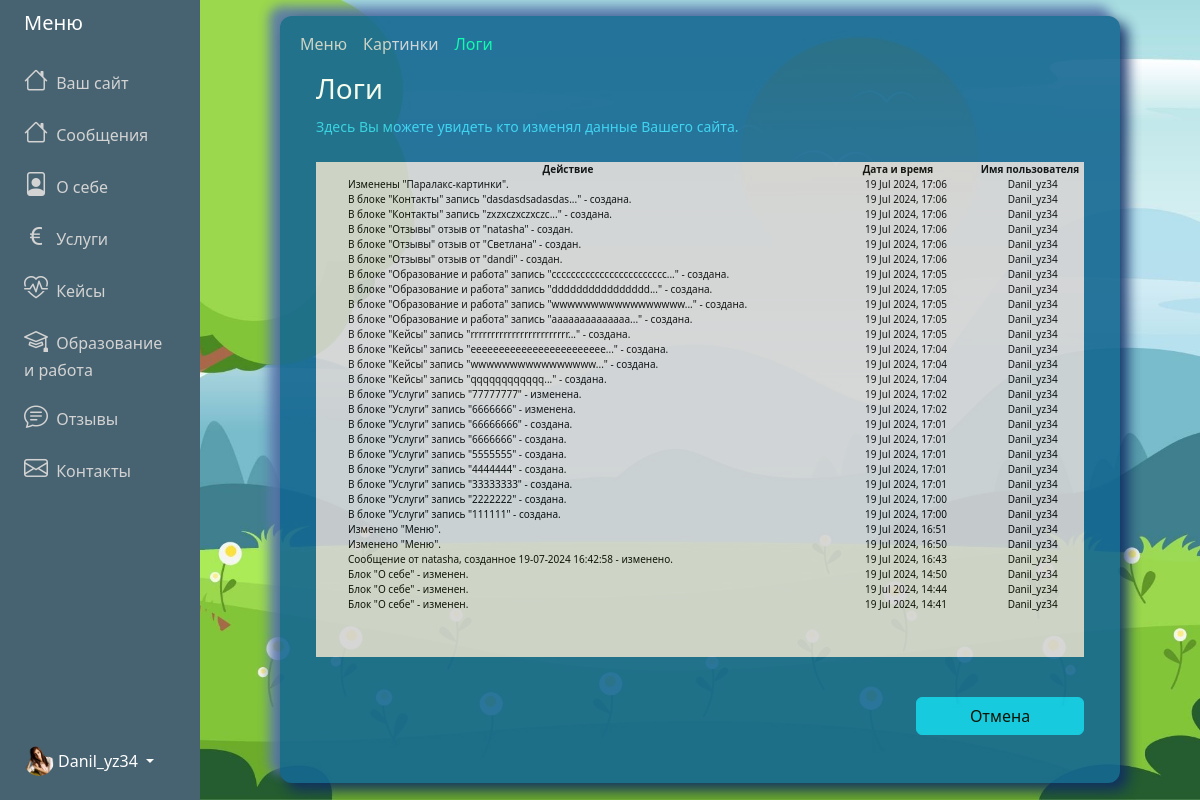
/adminPanel/settings/logs/ (signed in), run on the app's committed database.
### adminPanel/models.py (models this page shows, shortened)
class Menu (models.Model):
    user = models.OneToOneField(User, on_delete=models.CASCADE)
    messages = models.CharField('Сообщения', max_length=100, default="Сообщения")
    about = models.CharField('О себе', max_length=100, default="О себе")
    services = models.CharField('Услуги', max_length=100, default="Услуги")
    cases = models.CharField('Кейсы', max_length=100, default="Кейсы")
    ed_and_work = models.CharField('Образование и работа', max_length=100, default="Образование и работа")
    feedbacks = models.CharField('Отзывы', max_length=100, default="Отзывы")
    contacts = models.CharField('Контакты', max_length=100, default="Контакты")

class About(models.Model):
    user = models.OneToOneField(User, on_delete=models.CASCADE)
    profession = models.CharField(max_length=200)
    slogan = models.TextField(null=True, blank=True)
    main_foto = models.ImageField(
        default="avatar.jpg",
        upload_to="About_main_foto"
    )

class LogMessage(models.Model):
    username = models.CharField('Пользователь', max_length=200, null=True, blank=True)
    text = models.TextField('Лог', null=True, blank=True)
    created_at = models.DateTimeField(auto_now_add=True)

### adminPanel/views.py (the view)
# urls.py: path('adminPanel/settings/logs/', LogsView.as_view(), name="settings-logs"),
class  LogsView(LoginRequiredMixin,ListView):
    model = LogMessage
    template_name = "adminPanel/settings-logs.html"
    context_object_name = "posts"
    def get_queryset(self):
        if self.request.user.is_superuser:
            return LogMessage.objects.all().order_by('-created_at')
        else:
            return LogMessage.objects.filter(username=self.request.user).order_by('-created_at')
    def get_context_data(self, **kwargs):
        context = super().get_context_data(**kwargs)
        context['title'] = 'Логи'
        context['active'] = 'settings-logs'
        context['menu'] = request_menu(self.request)
        return context

### adminPanel/views.py (called while the page is built)
def request_menu(request):
    user_id = request.user.id  # Получаем id текущего пользователя
    menu = Menu.objects.filter(user_id=user_id).first()  # Используем user_id для фильтрации
    return menu

### adminPanel/templates/adminPanel/settings-logs.html (shortened to what this page needs)
{% extends "adminPanel/base.html" %}
{% block content %}
<div class="container">
    <div id="innerPage">
        {% include 'adminPanel/includes/nav.html' %}
        <div class="row align-items-right justify-content-center">
            <div class="col-12 text-white px-5">
                <div class="lead">
                    <h3>Логи</h3>
                    <p class="fs-6 mb-4">
                        <small class="label-color">Здесь Вы можете увидеть кто изменял данные Вашего сайта.</small>
                    </p>
                </div>
            </div>
        </div>
        <div class="row align-items-start justify-content-center">
            <div class="col-sm-12 col-xs-12 px-5">
                <div class="logs title">
                    <div class="row">
                        <div class="col-8">Действие</div>
                        <div class="col-2">Дата и время</div>
                        <div class="col-2">Имя пользователя</div>
                    </div>
                </div>
                <ol class="logs list">
                    {% for post in posts %}
                    <li>
                        <div class="row">
                            <div class="col-8">{{post.text}}</div>
                            <div class="col-2 text-center">{{post.created_at|date:"d M Y, H:i"}}</div>
                            <div class="col-2 text-center">{{post.username}}</div>
                        </div>
                        {% endfor %}
                </ol>
            </div>
        </div>
        <div class="row align-items-center justify-content-center">
            <div class="col-sm-6 col-xs-12 text-white px-5 pt-5">
            </div>
            <div class="col-sm-6 col-xs-12 d-sm-block  px-5 pb-5">
                <div class="d-grid gap-2 d-md-flex justify-content-md-end">
                    <a href="{% url 'about' %}" class="btn btn-info mt-4 w-50">Отмена</a>
                </div>
            </div>
        </div>
    </div>
</div>
{% endblock content %}

### adminPanel/templates/adminPanel/base.html (shortened to what this page needs)
{% load static %}
<!DOCTYPE html>
<html lang="en">
<head>
    <link href="https://cdn.jsdelivr.net/npm/bootstrap@5.3.3/dist/css/bootstrap.min.css" rel="stylesheet"
>
    <link rel="stylesheet"
        href="https://cdnjs.cloudflare.com/ajax/libs/bootstrap-icons/1.8.1/font/bootstrap-icons.min.css">
    <link rel="stylesheet" href="{% static 'css/styles.css'%}">
</head>
<body class="admin-panel-body">
    <div class="container-fluid">
        <div class="row flex-nowrap">
            <div class="col-auto col-md-3 col-xl-2 px-sm-2 px-0 custom-menu">
                <div
                    class="d-flex flex-column align-items-center align-items-sm-start px-3 pt-2 text-white min-vh-100 custom-menu-fixed">
                    <a href="/"
                        class="d-flex align-items-center pb-3 mb-md-0 me-md-auto text-white text-decoration-none">
                        <span class="fs-5 d-none d-sm-inline">Меню</span>
                    </a>
                    <ul class="nav text-light flex-column mb-sm-auto mb-0 align-items-center align-items-sm-start"
                        id="menu">
                        <li>
                            <a href="{% url 'site' username=request.user.username %}"
                                class="nav-link align-middle px-0 admin-menu-text {%if active == 'home' %} active {% endif %}">
                                <i class="fs-4 bi-house"></i> <span class="ms-1 d-none d-sm-inline">Ваш сайт</span>
                            </a>
                        </li>
                        <li>
                            <a href="{% url 'messages' %}"
                                class="nav-link align-middle px-0 admin-menu-text {%if active == 'messages' %} active {% endif %}">
                                <i class="fs-4 bi-house"></i> <span class="ms-1 d-none d-sm-inline">
                                    {% if menu.messages %} {{ menu.messages }} {% else %}Сообщения {% endif %}</span>
                            </a>
                        </li>
                        <li>
                            <a href="{% url 'about' %}"
                                class="nav-link align-middle px-0 admin-menu-text {%if active == 'about' %} active {% endif %}">
                                <i class="fs-4 bi-file-person"></i> <span class="ms-1 d-none d-sm-inline">
                                    {% if menu.about %} {{ menu.about }} {% else %} О себе {% endif %}</span>
                            </a>
                        </li>
                        <li>
                            <a href="{% url 'services' %}"
                                class="nav-link px-0 align-middle admin-menu-text {%if active == 'services' %} active {% endif %}">
                                <i class="fs-4 bi-currency-euro"></i> <span class="ms-1 d-none d-sm-inline">
                                    {% if menu.services %} {{ menu.services }} {% else %} Услуги {% endif %}</span></a>
                        </li>
                        <li>
                            <a href="{% url 'cases' %}"
                                class="nav-link px-0 align-middle admin-menu-text {%if active == 'cases' %} active {% endif %}">
                                <i class="fs-4 bi-heart-pulse"></i> <span class="ms-1 d-none d-sm-inline">
                                    {% if menu.cases %} {{ menu.cases }} {% else %} Кейсы {% endif %}</span></a>
                        </li>
                        <li>
                            <a href="{% url 'ed-and-work' %}"
                                class="nav-link px-0 align-middl admin-menu-text {%if active == 'ed_and_work' %} active {% endif %}">
                                <i class="fs-4 bi-mortarboard"></i>
                                <span class="ms-1 d-none d-sm-inline">
                                    {% if menu.ed_and_work %}
                                    {{ menu.ed_and_work }}
                                    {% else %}
                                    Образование и работа
                                    {% endif %}
                                </span>
                            </a>
                        </li>
                        <li>
                            <a href="{% url 'feedbacks' %}"
                                class="nav-link px-0 align-middle admin-menu-text {%if active == 'feedbacks' %} active {% endif %}">
                                <i class="fs-4 bi-chat-text"></i> <span class="ms-1 d-none d-sm-inline">
                                    {% if menu.feedbacks %}
                                    {{ menu.feedbacks }}
                                    {% else %}
                                    Отзывы
                                    {% endif %}
                                </span>
                            </a>
                        </li>
                        <li>
                            <a href="{% url 'contacts' %}"
                                class="nav-link px-0 align-middle admin-menu-text {%if active == 'contacts' %} active {% endif %}">
                                <i class="fs-4 bi-envelope"></i> <span class="ms-1 d-none d-sm-inline">
                                    {% if menu.contacts %}
                                    {{ menu.contacts }}
                                    {% else %}
                                    Контакты
                                    {% endif %}</span>
                            </a>
                        </li>
                    </ul>
                    <div class="dropdown pb-4">
                        <a href="#"
                            class="d-flex align-items-center text-white text-decoration-none dropdown-toggle {% if current_path == home_url %}active{% endif %}"
                            id="dropdownUser1" data-bs-toggle="dropdown" aria-expanded="false">
                            <img src="{{ request.user.about.main_foto.url }}" alt="logo" width="30" height="30"
                                class="rounded-circle">
                            <span class="d-none d-sm-inline mx-1">{{request.user.username}}</span>
                        </a>
                    </div>
                </div>
            </div>
            <div class="col py-3">
                {% block content %}
                {% endblock content %}
            </div>
        </div>
    </div>
</body>
</html>

### static/css/styles.css (style rules this page uses)
:root { --color-primary: #ee394c; --color-secondary: #86b7fe; --color-light: #f2f2f2; --color-gray: #ced4da; --color-dark: #212121; --color-white: #ffffff; --color-error: #e2442f; --color-warning: #ffc900; --color-info: #02a2b9; --color-success: #1ba345; --color-input: #00d1b2; --border-radius: 5px; }
body { background-repeat: no-repeat; background-size: cover; background-position: center; background-attachment: fixed; }
#innerPage { width:100%; max-width:840px; margin : 0 auto; border-radius: 12px; background: #156892; box-shadow: 7px 7px 13px 1px #0f2d64, -10px -9px 11px 1px #5b79ad; opacity: 0.9; }
.custom-menu { background-color: #476270; }
.custom-menu-fixed { position: sticky; top: 0; z-index: 100; }
.admin-menu-text { color: lightgray; }
.label-color { color:#31d2f2; }
.logs { background-color: lightgray; color: black; font-size: 10px; }
.logs.title { font-weight: bold; text-align: center; }
.logs.list { height: 60vh; overflow-x: hidden; overflow-y: scroll; list-style: none; }

### adminPanel/templates/adminPanel/settings-logs.html (style rules this page uses)
.admin-panel-body { background-image: url('/media/fon-admin-about.jpg'); }

### data on the page
Menu: messages "Сообщения", about "О себе", services "Услуги", cases "Кейсы", ed_and_work "Образование и работа", feedbacks "Отзывы", contacts "Контакты"
LogMessage: text "Изменены \"Паралакс-картинки\".", created_at "19 Jul 2024, 17:06", username "Danil_yz34"
LogMessage: text "В блоке \"Контакты\" запись \"dasdasdsadasdas...\" - создана.", created_at "19 Jul 2024, 17:06", username "Danil_yz34"
LogMessage: text "В блоке \"Контакты\" запись \"zxzxczxczxczc...\" - создана.", created_at "19 Jul 2024, 17:06", username "Danil_yz34"
LogMessage: text "В блоке \"Отзывы\" отзыв от \"natasha\" - создан.", created_at "19 Jul 2024, 17:06", username "Danil_yz34"
LogMessage: text "В блоке \"Отзывы\" отзыв от \"Светлана\" - создан.", created_at "19 Jul 2024, 17:06", username "Danil_yz34"
LogMessage: text "В блоке \"Отзывы\" отзыв от \"dandi\" - создан.", created_at "19 Jul 2024, 17:06", username "Danil_yz34"
LogMessage: text "В блоке \"Образование и работа\" запись \"cccccccccccccccccccccccc...\" - создана.", created_at "19 Jul 2024, 17:05", username "Danil_yz34"
LogMessage: text "В блоке \"Образование и работа\" запись \"dddddddddddddddd...\" - создана.", created_at "19 Jul 2024, 17:05", username "Danil_yz34"
LogMessage: text "В блоке \"Образование и работа\" запись \"wwwwwwwwwwwwwwwww...\" - создана.", created_at "19 Jul 2024, 17:05", username "Danil_yz34"
LogMessage: text "В блоке \"Образование и работа\" запись \"aaaaaaaaaaaaaa...\" - создана.", created_at "19 Jul 2024, 17:05", username "Danil_yz34"
LogMessage: text "В блоке \"Кейсы\" запись \"rrrrrrrrrrrrrrrrrrrrrrrr...\" - создана.", created_at "19 Jul 2024, 17:05", username "Danil_yz34"
LogMessage: text "В блоке \"Кейсы\" запись \"eeeeeeeeeeeeeeeeeeeeeeee...\" - создана.", created_at "19 Jul 2024, 17:04", username "Danil_yz34"
LogMessage: text "В блоке \"Кейсы\" запись \"wwwwwwwwwwwwwwww...\" - создана.", created_at "19 Jul 2024, 17:04", username "Danil_yz34"
LogMessage: text "В блоке \"Кейсы\" запись \"qqqqqqqqqqqq...\" - создана.", created_at "19 Jul 2024, 17:04", username "Danil_yz34"
LogMessage: text "В блоке \"Услуги\" запись \"77777777\" - изменена.", created_at "19 Jul 2024, 17:02", username "Danil_yz34"
LogMessage: text "В блоке \"Услуги\" запись \"6666666\" - изменена.", created_at "19 Jul 2024, 17:02", username "Danil_yz34"
LogMessage: text "В блоке \"Услуги\" запись \"66666666\" - создана.", created_at "19 Jul 2024, 17:01", username "Danil_yz34"
LogMessage: text "В блоке \"Услуги\" запись \"6666666\" - создана.", created_at "19 Jul 2024, 17:01", username "Danil_yz34"
LogMessage: text "В блоке \"Услуги\" запись \"5555555\" - создана.", created_at "19 Jul 2024, 17:01", username "Danil_yz34"
LogMessage: text "В блоке \"Услуги\" запись \"4444444\" - создана.", created_at "19 Jul 2024, 17:01", username "Danil_yz34"
LogMessage: text "В блоке \"Услуги\" запись \"33333333\" - создана.", created_at "19 Jul 2024, 17:01", username "Danil_yz34"
LogMessage: text "В блоке \"Услуги\" запись \"2222222\" - создана.", created_at "19 Jul 2024, 17:00", username "Danil_yz34"
LogMessage: text "В блоке \"Услуги\" запись \"111111\" - создана.", created_at "19 Jul 2024, 17:00", username "Danil_yz34"
LogMessage: text "Изменено \"Меню\".", created_at "19 Jul 2024, 16:51", username "Danil_yz34"
LogMessage: text "Изменено \"Меню\".", created_at "19 Jul 2024, 16:50", username "Danil_yz34"
LogMessage: text "Сообщение от natasha, созданное 19-07-2024 16:42:58 - изменено.", created_at "19 Jul 2024, 16:43", username "Danil_yz34"
LogMessage: text "Блок \"О себе\" - изменен.", created_at "19 Jul 2024, 14:50", username "Danil_yz34"
LogMessage: text "Блок \"О себе\" - изменен.", created_at "19 Jul 2024, 14:44", username "Danil_yz34"
LogMessage: text "Блок \"О себе\" - изменен.", created_at "19 Jul 2024, 14:41", username "Danil_yz34"

### other printed values
{{ request.user.username }} "Danil_yz34"
